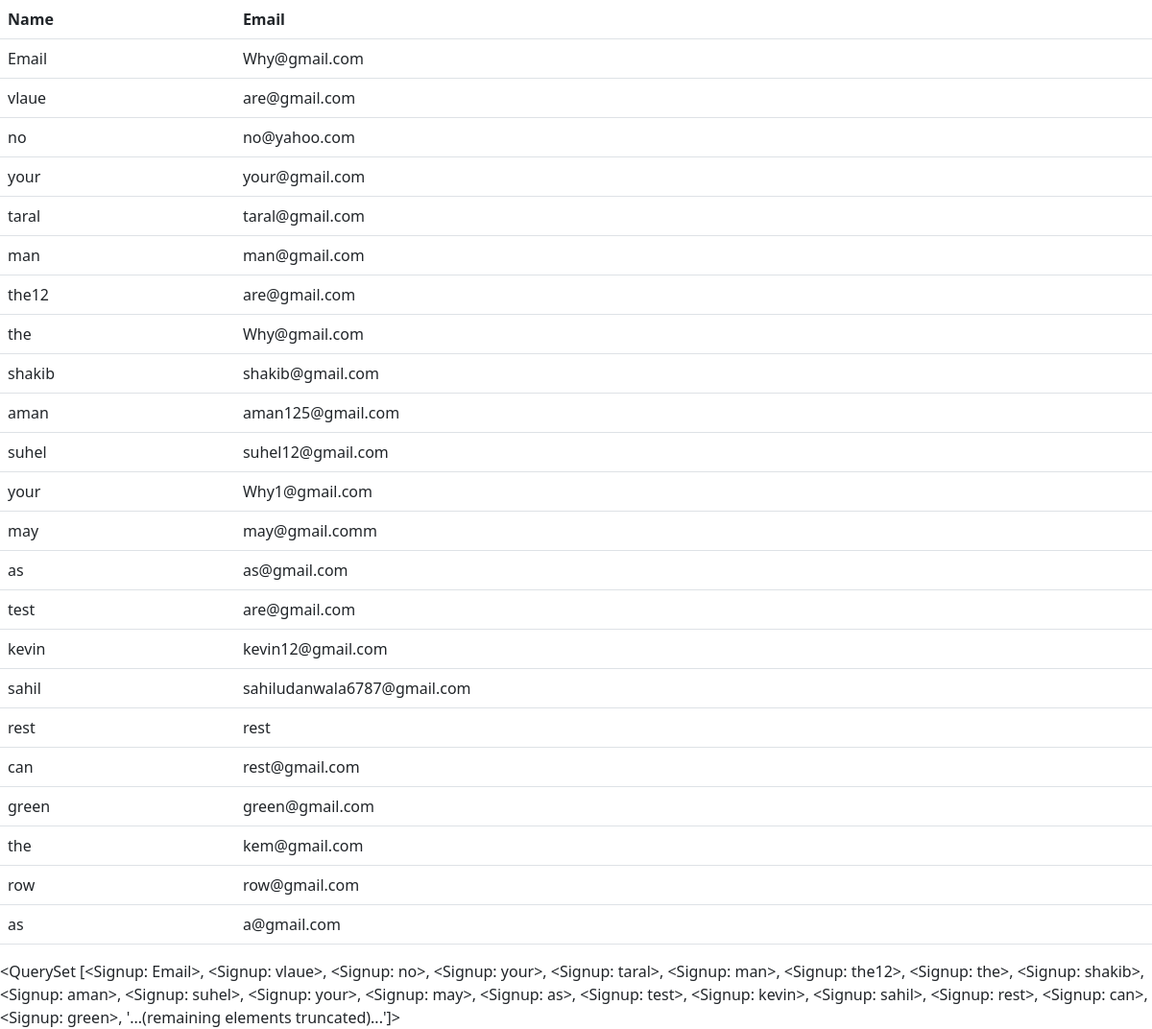
The app's page /index/ with its own data.
### app1/models.py (models this page shows)
class Signup(models.Model):
    Name = models.CharField(max_length=10)
    Email = models.EmailField()
    Mobile_No = models.IntegerField()
    Password = models.CharField(max_length=8)
    def __str__(self):
        return self.Name

### app1/views.py (the view)
# urls.py: path('index/', hello),
def hello(request):
    a=Signup.objects.all()
    return render(request,'index.html',{'q':a})

### app1/template/index.html (shortened to what this page needs)
<!DOCTYPE html>
<html lang="en" xmlns="http://www.w3.org/1999/html">
<head>
  <link href="https://cdn.jsdelivr.net/npm/bootstrap@5.2.0-beta1/dist/css/bootstrap.min.css" rel="stylesheet">
</head>
<body>
<table class="table">
  <thead>
    <tr>
      <th>Name</th>
      <th>Email</th>
    </tr>
  </thead>
{% for i in q %}
  <tbody>
    <tr>
     <td>{{i.Name}}</td>
      <td>
          {{i.Email}}
      </td>
    </tr>
  </tbody>
    {% endfor %}
</table>
{{q}}
</body>
</html>

### records on screen
Signup: Name "Email", Email "Why@gmail.com", Name.Name "<QuerySet [<Signup: Email>, <Signup: vlaue>, <Signup: no>, <Signup: your>, <Signup: taral>, <Signup: man>, <Signup: the12>, <Signup: the>, <Signup: shakib>, <Signup: aman>, <Signup: suhel>, <Signup: your>, <Signup: may>, <Signup: as>, <Signup: test>, <Signup: kevin>, <Signup: sahil>, <Signup: rest>, <Signup: can>, <Signup: green>, '...(remaining elements truncated)...']>"
Signup: Name "vlaue", Email "are@gmail.com"
Signup: Name "no", Email "no@yahoo.com"
Signup: Name "your", Email "your@gmail.com"
Signup: Name "taral", Email "taral@gmail.com"
Signup: Name "man", Email "man@gmail.com"
Signup: Name "the12", Email "are@gmail.com"
Signup: Name "the", Email "Why@gmail.com"
Signup: Name "shakib", Email "shakib@gmail.com"
Signup: Name "aman", Email "aman125@gmail.com"
Signup: Name "suhel", Email "suhel12@gmail.com"
Signup: Name "your", Email "Why1@gmail.com"
Signup: Name "may", Email "may@gmail.comm"
Signup: Name "as", Email "as@gmail.com"
Signup: Name "test", Email "are@gmail.com"
Signup: Name "kevin", Email "kevin12@gmail.com"
Signup: Name "sahil", Email "sahiludanwala6787@gmail.com"
Signup: Name "rest", Email "rest"
Signup: Name "can", Email "rest@gmail.com"
Signup: Name "green", Email "green@gmail.com"
Signup: Name "the", Email "kem@gmail.com"
Signup: Name "row", Email "row@gmail.com"
Signup: Name "as", Email "a@gmail.com"
